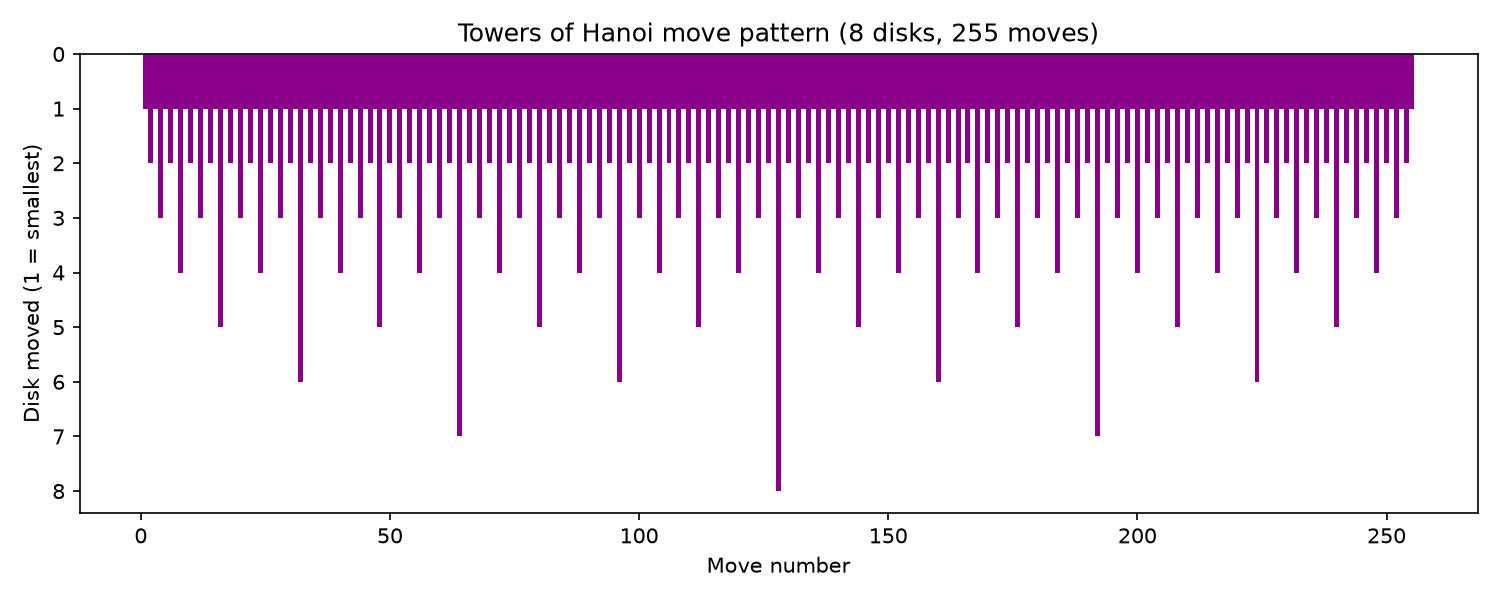

Write the Python code that produced this figure.
"""Towers of Hanoi solved and visualized via recursion.

The classic recursive solution: to move n disks from `source` to
`target` using `aux` as a spare peg, move the top n-1 disks out of the
way, move the largest disk directly, then move the n-1 disks back on
top of it. The base case is n == 0 (nothing to move).

The sequence of *which disk* moves on each step turns out to be
self-similar / fractal-like: disk 1 moves every other step, disk 2
every 4th step, disk 3 every 8th, etc. (the same pattern as the
"ruler sequence" / binary carry sequence). We visualize that pattern.
"""


def solve(n, source="A", target="C", aux="B", moves=None):
    """Recursively compute the list of moves to solve Towers of Hanoi."""
    if moves is None:
        moves = []
    if n == 0:
        return moves
    solve(n - 1, source, aux, target, moves)
    moves.append((n, source, target))
    solve(n - 1, aux, target, source, moves)
    return moves


def print_moves(moves):
    for disk, src, dst in moves:
        print(f"Move disk {disk}: {src} -> {dst}")
    print(f"Total moves: {len(moves)}")


def render_image(n=8, path="hanoi.png"):
    """Plot which disk moves on each step, revealing the self-similar pattern."""
    import matplotlib.pyplot as plt

    moves = solve(n)
    steps = list(range(1, len(moves) + 1))
    disks = [disk for disk, _, _ in moves]

    plt.figure(figsize=(10, 4))
    plt.bar(steps, disks, color="darkmagenta", width=1.0)
    plt.gca().invert_yaxis()
    plt.xlabel("Move number")
    plt.ylabel("Disk moved (1 = smallest)")
    plt.title(f"Towers of Hanoi move pattern ({n} disks, {len(moves)} moves)")
    plt.tight_layout()
    plt.savefig(path, dpi=150)
    return path


if __name__ == "__main__":
    print_moves(solve(4))
    render_image()
